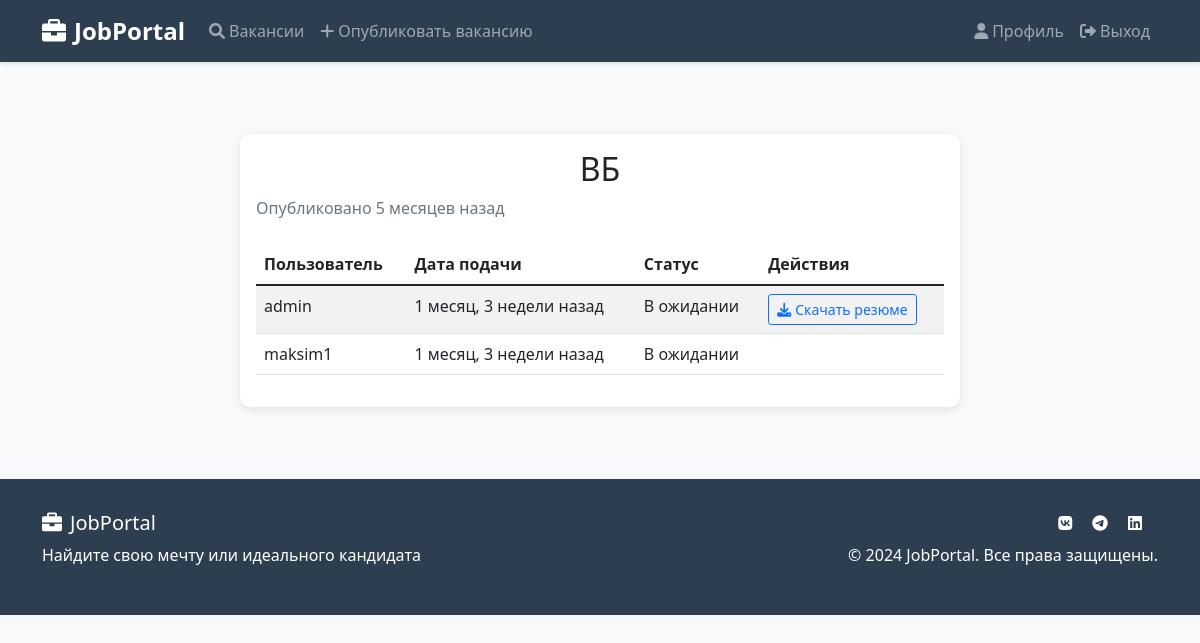
Page /jobs/4/applications/ (signed in) on the committed database.
### main/models.py (models this page shows, shortened)
class Job(models.Model):
    CATEGORIES = [
        ('IT', 'Информационные технологии'),
        ('SALES', 'Продажи'),
        ('MARKETING', 'Маркетинг'),
        ('FINANCE', 'Финансы'),
        ('HR', 'Кадры'),
        ('OTHER', 'Другое'),
    ]
    EXPERIENCE_LEVELS = [
        ('ENTRY', 'Стартовая'),
        ('JUNIOR', 'Юниор'),
        ('MID', 'Средний'),
        ('SENIOR', 'Сеньор'),
        ('LEAD', 'Лид'),
    ]
    title = models.CharField(max_length=200)
    description = models.TextField()
    employer = models.ForeignKey(User, on_delete=models.CASCADE)
    category = models.CharField(max_length=20, choices=CATEGORIES)
    experience_level = models.CharField(
        max_length=20,
        choices=EXPERIENCE_LEVELS,
        default='ENTRY'
    )
    salary_min = models.DecimalField(max_digits=10, decimal_places=2, null=True, blank=True)
    salary_max = models.DecimalField(max_digits=10, decimal_places=2, null=True, blank=True)
    location = models.CharField(max_length=100, default='Удаленно')
    is_remote = models.BooleanField(default=False)
    created_at = models.DateTimeField(auto_now_add=True)
    deadline = models.DateField(null=True, blank=True)
    is_active = models.BooleanField(default=True)
    class Meta:
        ordering = ['-created_at']

class Application(models.Model):
    STATUS_CHOICES = [
        ('PENDING', 'В ожидании'),
        ('REVIEWED', 'Рассмотрена'),
        ('ACCEPTED', 'Принята'),
        ('REJECTED', 'Отклонена'),
    ]
    job = models.ForeignKey(Job, on_delete=models.CASCADE)
    applicant = models.ForeignKey(User, on_delete=models.CASCADE)
    resume = models.ForeignKey(Resume, on_delete=models.SET_NULL, null=True, blank=True)
    cover_letter = models.TextField(blank=True)
    status = models.CharField(max_length=20, choices=STATUS_CHOICES, default='PENDING')
    created_at = models.DateTimeField(auto_now_add=True)
    updated_at = models.DateTimeField(auto_now=True)

### main/views.py (the view)
# urls.py: path('jobs/<int:job_id>/applications/', views.view_applications, name='view_applications'),
@login_required
def view_applications(request, job_id):
    job = get_object_or_404(Job, id=job_id, employer=request.user)
    applications = job.application_set.all()
    return render(request, 'view_applications.html', {'job': job, 'applications': applications})

### main/context_processors.py (called while the page is built)
def notifications(request):
    if request.user.is_authenticated:
        return {
            'unread_notifications': request.user.notification_set.filter(is_read=False).count()
        }
    return {'unread_notifications': 0}

### main/templates/view_applications.html
{% extends 'base.html' %}
{% block content %}
<div class="container mt-5">
    <div class="row justify-content-center">
        <div class="col-md-8">
            <div class="card">
                <div class="card-body">
                    <h2 class="card-title text-center">{{ job.title }}</h2>
                    <p class="text-muted mb-4">Опубликовано {{ job.created_at|timesince }} назад</p>
                    <table class="table table-striped">
                        <thead>
                            <tr>
                                <th>Пользователь</th>
                                <th>Дата подачи</th>
                                <th>Статус</th>
                                <th>Действия</th>
                            </tr>
                        </thead>
                        <tbody>
                            {% for application in applications %}
                            <tr>
                                <td>{{ application.applicant.username }}</td>
                                <td>{{ application.created_at|timesince }} назад</td>
                                <td>{{ application.get_status_display }}</td>
                                <td>
                                    {% if application.resume %}
                                    <a href="{{ application.resume.file.url }}" class="btn btn-sm btn-outline-primary">
                                        <i class="fas fa-download me-1"></i>Скачать резюме
                                    </a>
                                    {% endif %}
                                </td>
                            </tr>
                            {% empty %}
                            <tr>
                                <td colspan="4" class="text-center">Заявок пока нет</td>
                            </tr>
                            {% endfor %}
                        </tbody>
                    </table>
                </div>
            </div>
        </div>
    </div>
</div>
{% endblock %}

### main/templates/base.html (style rules this page uses)
:root { --primary-color: #2c3e50; --secondary-color: #3498db; }
body { font-family: 'Segoe UI', Tahoma, Geneva, Verdana, sans-serif; background-color: #f8f9fa; }
.card { border: none; border-radius: 10px; box-shadow: 0 2px 10px rgba(0,0,0,0.1); transition: transform 0.2s; }

### rows in the picture
Job: title "ВБ", created_at "5 месяцев"
Application: applicant.username "admin", created_at "1 месяц, 3 недели", status "В ожидании"
Application: applicant.username "maksim1", created_at "1 месяц, 3 недели", status "В ожидании"
